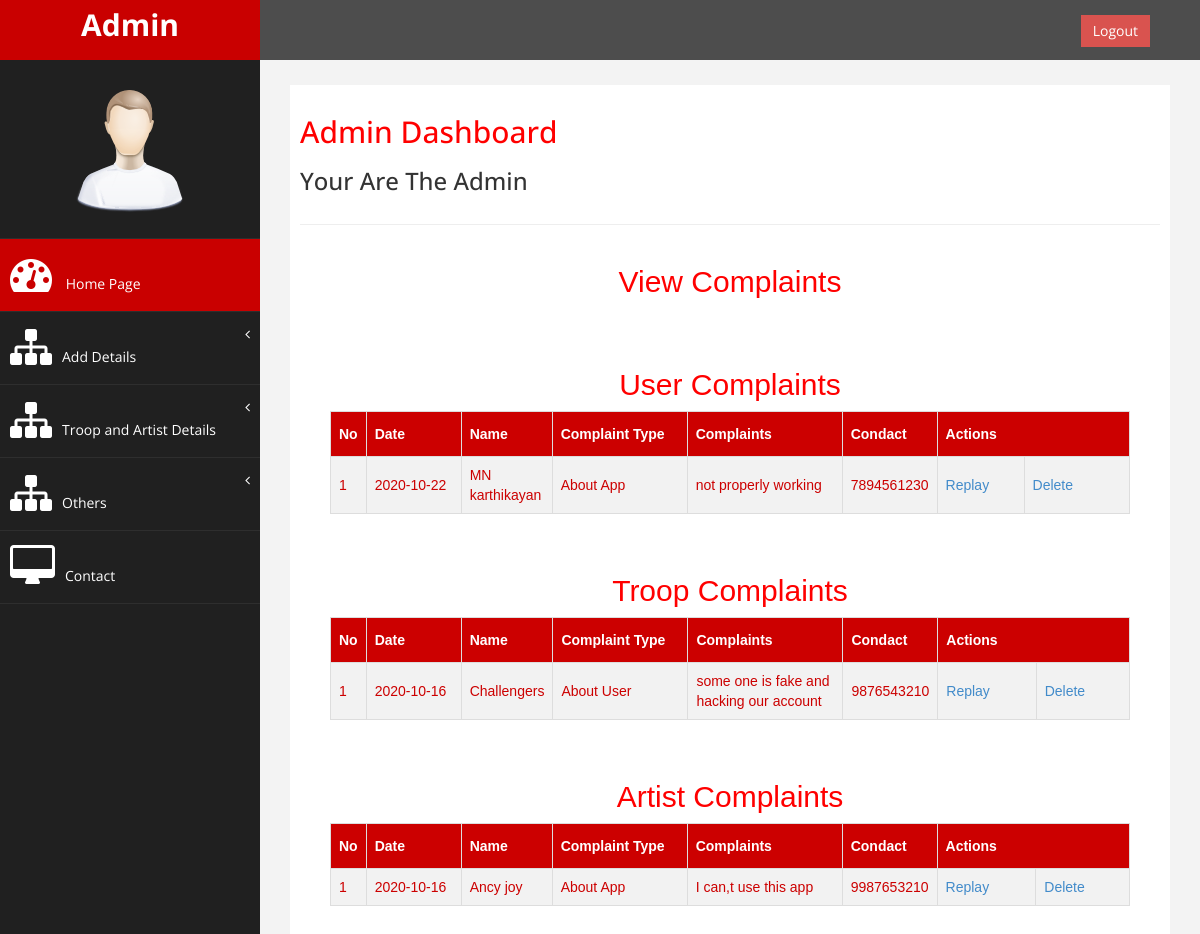
The app's page /Program-Booking/Admin/ViewComplaints.php with its own data.
### tables this page shows
CREATE TABLE `tbl_complaint` (
  `comp_id` int(50) NOT NULL auto_increment,
  `comp_date` date NOT NULL,
  `comptype_id` varchar(50) NOT NULL,
  `comp_condent` varchar(500) NOT NULL,
  `user_id` int(50) NOT NULL,
  `troop_id` int(50) NOT NULL,
  `artist_id` int(50) NOT NULL,
  `comp_status` int(50) NOT NULL,
  `comp_replay` varchar(500) NOT NULL,
  PRIMARY KEY  (`comp_id`)
);

CREATE TABLE `tbl_user` (
  `user_id` int(50) NOT NULL auto_increment,
  `us_name` varchar(50) NOT NULL,
  `user_condact` varchar(50) NOT NULL,
  `user_email` varchar(50) NOT NULL,
  `user_address` varchar(500) NOT NULL,
  `user_name` varchar(50) NOT NULL,
  `user_password` varchar(50) NOT NULL,
  `user_repassword` varchar(50) NOT NULL,
  PRIMARY KEY  (`user_id`)
);

CREATE TABLE `tbl_complainttype` (
  `comptype_id` int(50) NOT NULL auto_increment,
  `comptype_name` varchar(50) NOT NULL,
  PRIMARY KEY  (`comptype_id`)
);

CREATE TABLE `tbl_troop` (
  `troop_id` int(50) NOT NULL auto_increment,
  `troop_name` varchar(50) NOT NULL,
  `troop_condact` varchar(50) NOT NULL,
  `troop_email` varchar(50) NOT NULL,
  `troop_address` varchar(500) NOT NULL,
  `troop_image` varchar(50) NOT NULL,
  `troop_proof` varchar(50) NOT NULL,
  `place_id` int(50) NOT NULL,
  `troop_usname` varchar(50) NOT NULL,
  `troop_password` varchar(50) NOT NULL,
  `troop_repassword` varchar(50) NOT NULL,
  `troop_status` int(11) NOT NULL,
  PRIMARY KEY  (`troop_id`)
);

CREATE TABLE `tbl_artist` (
  `artist_id` int(50) NOT NULL auto_increment,
  `artist_name` varchar(50) NOT NULL,
  `artist_condact` varchar(10) NOT NULL,
  `artist_email` varchar(50) NOT NULL,
  `artist_gender` varchar(50) NOT NULL,
  `artist_dob` date NOT NULL,
  `artist_image` varchar(50) NOT NULL,
  `place_id` int(50) NOT NULL,
  `artist_username` varchar(50) NOT NULL,
  `artist_password` varchar(50) NOT NULL,
  `artist_repassword` varchar(50) NOT NULL,
  `artisttype_id` int(50) NOT NULL,
  `artist_address` varchar(50) NOT NULL,
  `artist_rate` varchar(50) NOT NULL,
  `artist_status` int(11) NOT NULL,
  PRIMARY KEY  (`artist_id`)
);

### Program-Booking/Admin/ViewComplaints.php (the view, shortened to what this page needs)
<!DOCTYPE html PUBLIC "-//W3C//DTD XHTML 1.0 Transitional//EN" "http://www.w3.org/TR/xhtml1/DTD/xhtml1-transitional.dtd">
<html xmlns="http://www.w3.org/1999/xhtml">
<head>
<?php include("HomePage.php") ?>
</head>
<body>
<div id="tab" align="center" style="overflow-x:auto">
<h2>View Complaints</h2>
<br><br>
<form id="form1" name="form1" method="post" action="">
<h2>User Complaints</h2>
<table width="800" border="1">
  <tr>
    <th width="30">No</th>
    <th width="95">Date</th>
    <th width="91">Name</th>
    <th width="135">Complaint Type</th>
    <th width="155">Complaints</th>
    <th width="91">Condact</th>
    <th colspan="2">Actions</th>
  </tr>
  <?php
  $sel="select * from tbl_complaint c inner join tbl_user u on c.user_id=u.user_id inner join tbl_complainttype t on c.comptype_id=t.comptype_id where comp_status=0";
  $data=mysql_query($sel);
  $i=0;
  while($row=mysql_fetch_array($data))
  {
	  $i=$i+1;
  ?>
  <tr>
    <td><?php echo $i ?></td>
    <td><?php echo $row["comp_date"] ?></td>
    <td><?php echo $row["user_name"] ?></td>
    <td><?php echo $row["comptype_name"] ?></td>
    <td><?php echo $row["comp_condent"] ?></td>
    <td><?php echo $row["user_condact"] ?></td>
    <td width="87"><a href="Replay.php?compid=<?php echo $row["comp_id"] ?>">Replay</a></td>
    <td><a href="ViewComplaints.php?compid=<?php echo $row["comp_id"] ?>">Delete</a></td>
  </tr>
  <?php
  }
  ?>
</table><br><br>
<h2>Troop Complaints</h2>
<table width="800" border="1">
  <tr>
    <th width="30">No</th>
    <th width="95">Date</th>
    <th width="91">Name</th>
    <th width="135">Complaint Type</th>
    <th width="155">Complaints</th>
    <th width="91">Condact</th>
    <th colspan="2">Actions</th>
  </tr>
  <?php
  $sel1="select * from tbl_complaint c inner join tbl_troop t on c.troop_id=t.troop_id inner join tbl_complainttype p on p.comptype_id=c.comptype_id where comp_status=0";
  $data=mysql_query($sel1);
  $i=0;
  while($row=mysql_fetch_array($data))
  {
	  $i=$i+1;
  ?>
  <tr>
    <td><?php echo $i ?></td>
    <td><?php echo $row["comp_date"] ?></td>
    <td><?php echo $row["troop_name"] ?></td>
    <td><?php echo $row["comptype_name"] ?></td>
    <td><?php echo $row["comp_condent"] ?></td>
    <td><?php echo $row["troop_condact"] ?></td>
    <td><a href="Replay.php?compid=<?php echo $row["comp_id"] ?>">Replay</a></td>
    <td><a href="ViewComplaints.php?compid=<?php echo $row["comp_id"] ?>">Delete</a></td>
  </tr>
  <?php
  }
  ?>
</table><br><br>
<h2>Artist Complaints</h2>
<table width="800" border="1">
  <tr>
   <th width="30">No</th>
    <th width="95">Date</th>
    <th width="91">Name</th>
    <th width="135">Complaint Type</th>
    <th width="155">Complaints</th>
    <th width="91">Condact</th>
    <th colspan="2">Actions</th>
  </tr>
  <?php
  $sel2="select * from tbl_complaint c inner join tbl_artist a on c.artist_id=a.artist_id inner join tbl_complainttype p on p.comptype_id=c.comptype_id where comp_status=0";
  $data=mysql_query($sel2);
  $i=0;
  while($row=mysql_fetch_array($data))
  {
	  $i=$i+1;
  ?>
  <tr>
    <td><?php echo $i ?></td>
    <td><?php echo $row["comp_date"] ?></td>
    <td><?php echo $row["artist_name"] ?></td>
    <td><?php echo $row["comptype_name"] ?></td>
    <td><?php echo $row["comp_condent"] ?></td>
    <td><?php echo $row["artist_condact"] ?></td>
    <td><a href="Replay.php?compid=<?php echo $row["comp_id"] ?>">Replay</a></td>
    <td><a href="ViewComplaints.php?compid=<?php echo $row["comp_id"] ?>">Delete</a></td>
  </tr>
  <?php
  }
  ?>
</table>
</form>
</div>
</body>
</html>

### Program-Booking/Admin/assets/css/custom.css (style rules this page uses)
body { font-family: 'Open Sans', sans-serif; }
h2 { color: #f00; }

### Program-Booking/Admin/form.css (style rules this page uses)
#tab { font-family: "Trebuchet MS", Arial, Helvetica, sans-serif; border-collapse: collapse; width: 100%; }
#tab td, #tab th { border: 1px solid #ddd; padding: 8px; color: #C00; }
#tab tr:nth-child(even) { background-color: #f2f2f2; }
#tab th { padding-top: 12px; padding-bottom: 12px; text-align: left; background-color: #C00; color: white; }

### records on screen
tbl_complaint: comp_date "2020-10-22", user.user_name "MN karthikayan", comptype.comptype_name "About App", comp_condent "not properly working", user.user_condact "7894561230"
tbl_complaint: comp_date "2020-10-16", troop.troop_name "Challengers", comptype.comptype_name "About User", comp_condent "some one is fake and hacking our account", troop.troop_condact "9876543210"
tbl_complaint: comp_date "2020-10-16", artist.artist_name "Ancy joy", comptype.comptype_name "About App", comp_condent "I can,t use this app", artist.artist_condact "9987653210"
